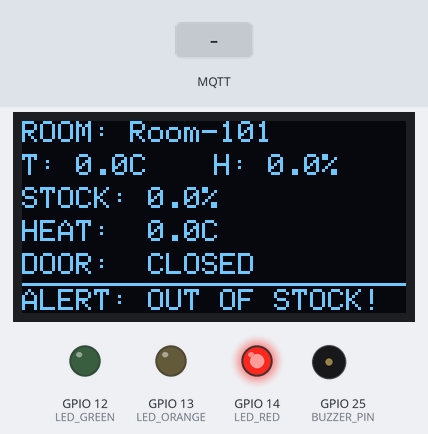
Bench run of a sketch on a simulated ESP32. On the bench: 128×64 one-colour display, output pins drawn as LEDs (lit = HIGH), buzzer (waves = sounding, pin HIGH). Inputs (shaded band) come from the test bench. WiFi joins after 1.5 s; servers stay silent unless stated; random numbers use the default seed unless the sketch sets one; no MQTT or app messages arrive unless stated; what the sketch prints to the serial monitor is not drawn.

Above: at 2.7 s.
2.8 s: MQTT message "5" arrives on the third subscribed topic
At 4.6 s:
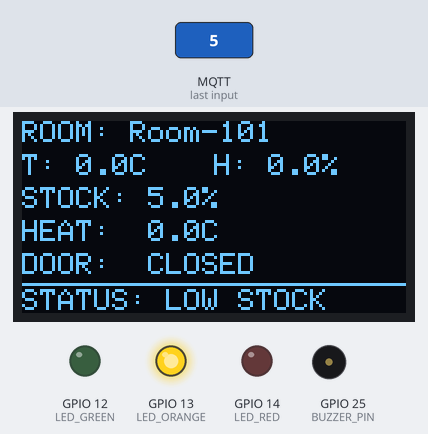
5.1 s: MQTT message "OPEN" arrives on the third subscribed topic
At 5.62 s:
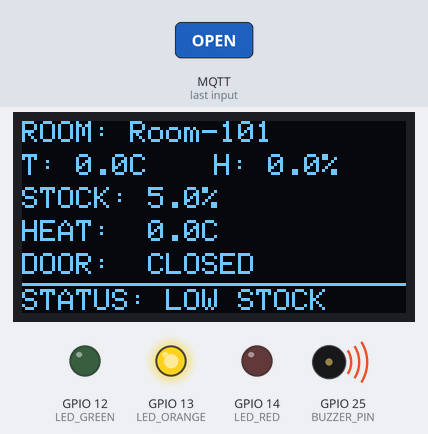
7.4 s: MQTT message "5" arrives on the first subscribed topic
At 8.01 s:
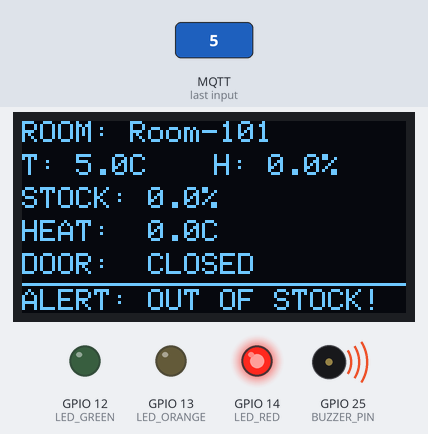
Timing chart, 0 to 15.8 s (numbered marks = the images above; inputs shaded):
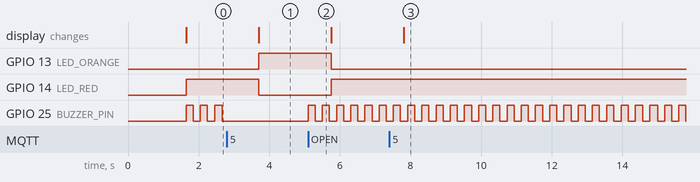

Measured:
- after the input at 2.8 s, GPIO 13 (LED_ORANGE): LOW → HIGH after 0.90 s; GPIO 14 (LED_RED): HIGH → LOW after 0.90 s; the display: changes after 0.90 s (image 1)
- after the input at 5.1 s, GPIO 13 (LED_ORANGE): HIGH → LOW after 0.65 s; GPIO 14 (LED_RED): LOW → HIGH after 0.65 s; GPIO 25 (BUZZER_PIN): alternates HIGH for 0.20 s and LOW for 0.20 s, starting at once
- after the input at 7.4 s, the display: changes after 0.41 s (image 3)
- by itself, GPIO 25 (BUZZER_PIN): alternates HIGH for 0.20 s and LOW for 0.20 s

The sketch:

subscriber.ino
```cpp
#include <WiFi.h>
#include <PubSubClient.h>
#include <Wire.h>
#include <Adafruit_GFX.h>
#include <Adafruit_SSD1306.h>

// --- WiFi & MQTT Config ---
const char* ssid = "S";
const char* password = "123456789";
const char* mqtt_server = "10.134.72.79";

// *** สร้าง Topic ให้ตรงกับฝั่งส่ง ***
const char* topic_temp      = "room/101/temperature";
const char* topic_hum       = "room/101/humidity";
const char* topic_stock     = "room/101/stock";
const char* topic_heat      = "room/101/heat_index";
const char* topic_door      = "room/101/door";

// --- เกณฑ์ประเมินสต็อก ---
const int STOCK_FULL = 70;
const int STOCK_LOW = 30;

// --- ตั้งค่าอุปกรณ์ ---
#define SCREEN_WIDTH 128
#define SCREEN_HEIGHT 64
Adafruit_SSD1306 display(SCREEN_WIDTH, SCREEN_HEIGHT, &Wire, -1);

#define LED_GREEN 12
#define LED_ORANGE 13
#define LED_RED 14
#define BUZZER_PIN 25

WiFiClient espClient;
PubSubClient client(espClient);

// --- ตัวแปรเก็บค่าจาก MQTT ---
float currentTemp = 0;
float currentHumid = 0;
float currentStock = 0;
float currentHeatIndex = 0;
String currentDoor = "CLOSED";
String roomName = "Room-101";

// --- ตัวแปรจับเวลาประตู ---
unsigned long doorTimerStart = 0;
bool doorTimerActive = false;
const unsigned long DOOR_THRESHOLD = 10000;  // 10 วินาที
bool doorTimeoutAlert = false;
bool isEmergency = false;

// --- ตัวแปรจัดการหน้าจอและ Buzzer (Non-blocking) ---
unsigned long lastDisplayUpdate = 0;
const unsigned long DISPLAY_INTERVAL = 1000; // อัปเดตหน้าจอทุก 1 วินาที
unsigned long lastBuzzerUpdate = 0;
bool buzzerState = false;

void setup_wifi() {
  delay(10);
  Serial.println("\nConnecting to WiFi...");
  WiFi.begin(ssid, password);
  while (WiFi.status() != WL_CONNECTED) {
    delay(500);
    Serial.print(".");
  }
  Serial.println("\nWiFi connected");
}

void callback(char* topic, byte* payload, unsigned int length) {
  String message = "";
  for (int i = 0; i < length; i++) message += (char)payload[i];

  String currentTopic = String(topic);

  // รับข้อมูลมาเก็บใส่ตัวแปรไว้เงียบๆ
  if (currentTopic == topic_temp) {
    currentTemp = message.toFloat();
  }
  else if (currentTopic == topic_hum) {
    currentHumid = message.toFloat();
  }
  else if (currentTopic == topic_stock) {
    currentStock = message.toFloat();
  }
  else if (currentTopic == topic_heat) {
    currentHeatIndex = message.toFloat();
  }
  else if (currentTopic == topic_door) {
    currentDoor = message;
    if (currentDoor == "OPEN") {
      if (!doorTimerActive) {
        doorTimerStart = millis();
        doorTimerActive = true;
      }
    } else {
      doorTimerActive = false;
      doorTimeoutAlert = false;
    }
  }
}

void updateDisplayAndLeds() {
  display.clearDisplay();
  display.setTextSize(1);
  display.setTextColor(SSD1306_WHITE);

  display.setCursor(0, 0);
  display.print("ROOM: "); display.print(roomName);

  display.setCursor(0, 11);
  display.print("T: "); display.print(currentTemp, 1); display.print("C");

  display.setCursor(64, 11);
  display.print("H: "); display.print(currentHumid, 1); display.print("%");

  display.setCursor(0, 22);
  display.print("STOCK: "); display.print(currentStock, 1); display.print("%");

  display.setCursor(0, 33);
  display.print("HEAT:  "); display.print(currentHeatIndex, 1); display.print("C");

  display.setCursor(0, 44);
  display.print("DOOR:  ");
  if (doorTimeoutAlert) display.print("!! LONG OPEN !!");
  else display.print(currentDoor);

  display.drawLine(0, 54, 128, 54, SSD1306_WHITE);

  String safetyMsg = "SYSTEM OK";
  bool isDanger = false;

  // เอาเงื่อนไขฉุกเฉินมาเช็คตอนอัปเดตหน้าจอด้วย (อิงค่า isEmergency จาก loop)
  if (isEmergency || doorTimeoutAlert || currentStock <= 0) {
    isDanger = true;
    if (doorTimeoutAlert) safetyMsg = "CLOSE DOOR!";
    else if (currentHumid > 80) safetyMsg = "HIGH HUMID!";
    else if (currentTemp > 40) safetyMsg = "FIRE RISK!";
    else if (currentStock <= 0) safetyMsg = "OUT OF STOCK!";
  }

  display.setCursor(0, 56);
  display.print(isDanger ? "ALERT: " : "STATUS: ");
  display.print(isDanger ? safetyMsg : (currentStock < STOCK_LOW ? "LOW STOCK" : "NORMAL"));
  display.display();

  // ควบคุม LED
  if (isDanger) {
    digitalWrite(LED_RED, HIGH);
    digitalWrite(LED_ORANGE, LOW);
    digitalWrite(LED_GREEN, LOW);
  } else if (currentStock < STOCK_LOW) {
    digitalWrite(LED_GREEN, LOW);
    digitalWrite(LED_ORANGE, HIGH);
    digitalWrite(LED_RED, LOW);
  } else {
    digitalWrite(LED_GREEN, HIGH);
    digitalWrite(LED_ORANGE, LOW);
    digitalWrite(LED_RED, LOW);
  }
}

void reconnect() {
  while (!client.connected()) {
    Serial.print("Attempting MQTT connection...");
    String clientId = "SereneReceiver-" + String(random(0xffff), HEX);
    if (client.connect(clientId.c_str())) {
      Serial.println("connected");

      client.subscribe(topic_temp);
      client.subscribe(topic_hum);
      client.subscribe(topic_stock);
      client.subscribe(topic_heat);
      client.subscribe(topic_door);

    } else {
      delay(5000); // delay ตรงนี้โอเค เพราะจงใจให้รอถ้าเน็ตหลุด
    }
  }
}

void setup() {
  Serial.begin(115200);
  pinMode(LED_GREEN, OUTPUT);
  pinMode(LED_ORANGE, OUTPUT);
  pinMode(LED_RED, OUTPUT);
  pinMode(BUZZER_PIN, OUTPUT);

  if (!display.begin(SSD1306_SWITCHCAPVCC, 0x3C)) {
    Serial.println(F("SSD1306 allocation failed"));
  }
  display.clearDisplay();
  display.display();

  setup_wifi();
  client.setServer(mqtt_server, 1883);
  client.setCallback(callback);
}

void loop() {
  if (!client.connected()) reconnect();
  client.loop();

  // อัปเดตสถานะฉุกเฉินตลอดเวลา ให้ระบบรู้ตัวทันที
  isEmergency = (currentTemp > 40 || currentHumid > 80);

  // 1. เช็คว่าเปิดประตูค้างเกินกำหนดหรือยัง
  if (doorTimerActive && (millis() - doorTimerStart > DOOR_THRESHOLD)) {
    doorTimeoutAlert = true;
  }

  // 2. อัปเดตหน้าจอแบบหน่วงเวลา (ทุก 1 วินาที) ป้องกันจอค้าง
  if (millis() - lastDisplayUpdate > DISPLAY_INTERVAL) {
    updateDisplayAndLeds();
    lastDisplayUpdate = millis();
  }

  // 3. ควบคุม Buzzer แบบไม่บล็อกโค้ดส่วนอื่น
  if (isEmergency || doorTimeoutAlert || currentStock <= 0) {
    if (millis() - lastBuzzerUpdate > 200) {
      buzzerState = !buzzerState;
      digitalWrite(BUZZER_PIN, buzzerState ? HIGH : LOW);
      lastBuzzerUpdate = millis();
    }
  } else {
    digitalWrite(BUZZER_PIN, LOW); // ปิดเสียงถ้าทุกอย่างปกติ
    buzzerState = false;
  }
}
```
